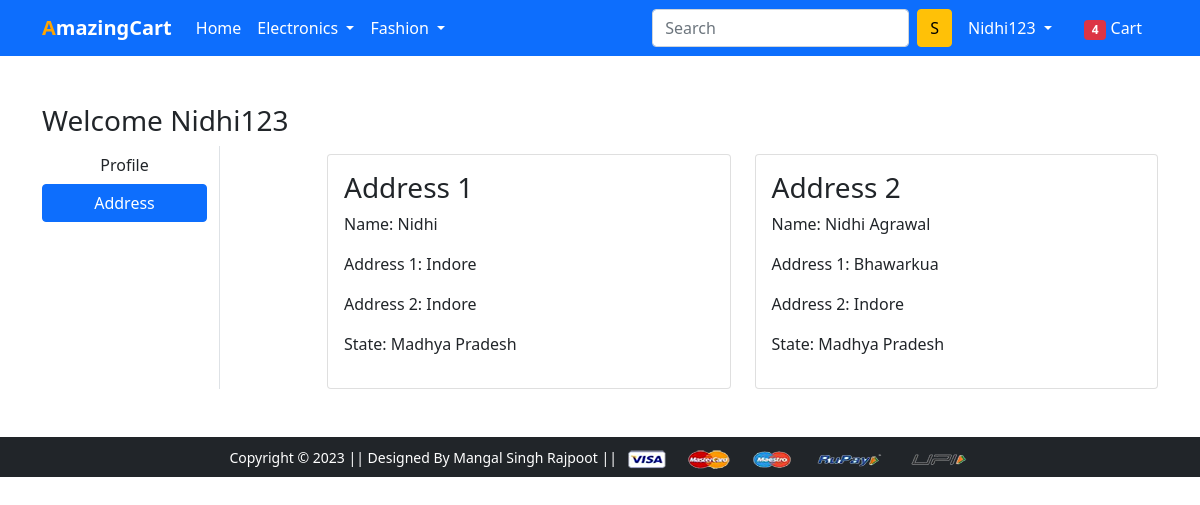
/address/ (signed in), run on the app's committed database.
### app/models.py (models this page shows, shortened)
class Customer(models.Model):
    user=models.ForeignKey(User,on_delete=models.CASCADE)
    name=models.CharField(max_length=50)
    locality=models.CharField(max_length=200)
    city=models.CharField(max_length=50)
    zipcode=models.IntegerField()
    state=models.CharField(choices=STATE_CHOICES,max_length=50)

### app/views.py (the view)
# urls.py: path('address/', views.address, name='address'),
def address(request):
    data=Customer.objects.filter(user=request.user)
    return render(request, 'app/address.html',{'data':data,'active':'btn-primary'})

### app/templates/app/address.html (shortened to what this page needs)
{% extends 'app/base.html' %}
{% load static %}
{% block main-content %}
<div class="container my-5">
 <div class="row">
 <h3>Welcome {{request.user|capfirst}}</h3>
  <div class="col-sm-2 border-end">
   <ul class="list-unstyled">
    <li class="d-grid"><a href="{% url 'profile' %}" class="btn">Profile</a></li>
    <li class="d-grid"><a href="{% url 'address' %}" class="btn {{active}}">Address</a></li>
   </ul>
  </div>
  <div class="col-sm-9 offset-sm-1">
   <div class="row">
    {% for d in data %}
    <div class="col-sm-6 mt-2">
        <div class="card">
         <div class="card-body">
          <h3>Address {{forloop.counter}}</h3>
          <p>Name: {{d.name}}</p>
          <p>Address 1: {{d.locality}}</p>
          <p>Address 2: {{d.city}}</p>
          <p>State: {{d.state}}</p>
         </div>
        </div>
       </div>
    {% endfor %}
   </div>
  </div>
 </div>
</div>
{% endblock main-content %}

### app/templates/app/base.html (shortened to what this page needs)
<!doctype html>
{% load static %}
<html lang="en">
  <head>
    <link href="https://cdn.jsdelivr.net/npm/bootstrap@5.0.0-beta1/dist/css/bootstrap.min.css" rel="stylesheet">
    <link rel="stylesheet" href="{% static 'app/css/owl.carousel.min.css' %}">
    <link rel="stylesheet" href="{% static 'app/css/all.min.css' %}">
    <link rel="stylesheet" href="{% static 'app/css/style.css' %}">
  </head>
  <body>
    <nav class="navbar navbar-expand-lg navbar-dark bg-primary">
     <div class="container">
       <a class="navbar-brand" style='font-weight:bolder;' href="/"><span style='color:orange;'>A</span>mazingCart</a>
       <div class="collapse navbar-collapse" id="navbarSupportedContent">
         <ul class="navbar-nav me-auto mb-2 mb-lg-0">
           <li class="nav-item">
             <a class="nav-link active" aria-current="page" href="/">Home</a>
           </li>
           <li class="nav-item dropdown">
             <a class="nav-link dropdown-toggle text-white" href="#" id="electronicsDropdown" role="button" data-bs-toggle="dropdown" aria-expanded="false">
               Electronics
             </a>
           </li>
           <li class="nav-item dropdown">
             <a class="nav-link dropdown-toggle text-white" href="#" id="fashionDropdown" role="button" data-bs-toggle="dropdown" aria-expanded="false">
               Fashion
             </a>
           </li>
         </ul>
         <form class="d-flex">
           <input class="form-control me-2" type="search" placeholder="Search" aria-label="Search">
           <button class="btn btn-warning" type="submit">S</button>
         </form>
         <div>
          <ul class="navbar-nav me-auto mb-2 mb-lg-0">
            {% if request.user.is_authenticated %}
           <li class="nav-item dropdown mx-2">
              <a class="nav-link dropdown-toggle text-white" href="#" id="profileDropdown" role="button" data-bs-toggle="dropdown" aria-expanded="false">
                {{request.user}}
              </a>
            </li>
            <li class="nav-item mx-2">
             <a href="{% url 'showcart' %}" class="nav-link text-white"><span class="badge bg-danger">4</span> Cart </a>
            </li>
          {% endif %}
         </div>
       </div>
     </div>
    </nav>
    {% block main-content %} {% endblock main-content %}
    <footer class="container-fluid bg-dark text-center p-2 mt-5">
        <small class="text-white">Copyright &copy; 2023 || Designed By Mangal Singh Rajpoot || </small>
        <img src="{% static 'app/images/payment.png' %}" alt="" srcset="" class="img-fluid" height="2px">
    </footer>
  </body>
</html>

### data on the page
Customer: name "Nidhi", locality "Indore", city "Indore", state "Madhya Pradesh"
Customer: name "Nidhi Agrawal", locality "Bhawarkua", city "Indore", state "Madhya Pradesh"

### other printed values
{{ request.user }} "Nidhi123"
{{ request.user|capfirst }} "Nidhi123"
